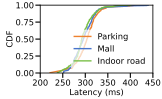

The Python source for this figure:
from pathlib import Path

import matplotlib
import matplotlib.pyplot as plt
import numpy as np
import pandas as pd


matplotlib.use("Agg")

# ===================== Raw data =====================
# Synthetic end-to-end latency samples for CDF visualization.
# Each scenario contains 200 claim-verification latency samples.
# Most samples are concentrated in the normal response interval. A few samples
# form low-latency and high-latency outliers, while the three scenarios remain
# largely overlapped to reflect realistic runtime fluctuations.
rng = np.random.default_rng(20260715)

parking = np.concatenate(
    [
        rng.normal(300, 16, 165),
        rng.normal(330, 14, 20),
        np.array([222, 226, 230, 234, 238, 242, 246, 250, 254, 258], dtype=float),
        rng.normal(390, 22, 5),
    ]
)
indoor_road = np.concatenate(
    [
        rng.normal(291, 16, 165),
        rng.normal(320, 14, 20),
        np.array([238, 242, 246, 250, 254, 258, 262, 266, 270, 274], dtype=float),
        rng.normal(378, 24, 5),
    ]
)
mall = np.concatenate(
    [
        rng.normal(294, 17, 165),
        rng.normal(326, 15, 20),
        np.array([254, 258, 262, 266, 270, 274, 278, 282, 286, 290], dtype=float),
        rng.normal(385, 25, 5),
    ]
)

latencies = {
    "Parking": np.clip(np.rint(parking), 220, 445).astype(int),
    "Indoor road": np.clip(np.rint(indoor_road), 236, 440).astype(int),
    "Mall": np.clip(np.rint(mall), 252, 450).astype(int),
}

# ===================== Export raw data =====================
data_path = Path(__file__).with_name("05_latency_cdf_data.csv")
pd.DataFrame(latencies).to_csv(data_path, index=False)

# ===================== Plot settings =====================
data = [latencies["Parking"], latencies["Mall"], latencies["Indoor road"]]
labels = ["Parking", "Mall", "Indoor road"]

colors = {
    "Parking": "#EE822F",
    "Mall": "#4874CB",
    "Indoor road": "#75BD42",
}


def compute_cdf(values):
    x_sorted = np.sort(values)
    y = np.arange(1, len(x_sorted) + 1) / len(x_sorted)
    return x_sorted, y


plt.rcParams.update(
    {
        "font.size": 6,
        "axes.labelsize": 6,
        "xtick.labelsize": 6,
        "ytick.labelsize": 6,
        "legend.fontsize": 6,
        "lines.linewidth": 1.0,
    }
)

# ===================== Figure size =====================
fig_w = 4.1 / 2.54
fig_h = 2.5 / 2.54
fig, ax = plt.subplots(figsize=(fig_w, fig_h))

# ===================== CDF curves =====================
for values, label in zip(data, labels):
    x, y = compute_cdf(values)
    ax.plot(
        x,
        y,
        label=label,
        color=colors[label],
    )

# ===================== Axes =====================
ax.set_xlim(200, 450)
ax.set_xticks([200, 250, 300, 350, 400, 450])
ax.set_ylim(0, 1.0)

ax.set_xlabel("Latency (ms)", labelpad=1)
ax.set_ylabel("CDF", labelpad=1)

ax.tick_params(axis="x", pad=1)
ax.tick_params(axis="y", pad=1)

for spine in ax.spines.values():
    spine.set_linewidth(0.6)

# ===================== Legend =====================
legend = ax.legend(
    frameon=True,
    fontsize=6,
    loc="lower right",
)
legend.get_frame().set_alpha(0.7)
legend.get_frame().set_linewidth(0)

# ===================== Layout =====================
plt.subplots_adjust(
    left=0.25,
    right=0.95,
    bottom=0.26,
    top=0.95,
)

# ===================== Export =====================
output_path = Path(__file__).with_suffix(".pdf")
plt.savefig(output_path, format="pdf")
plt.close(fig)
